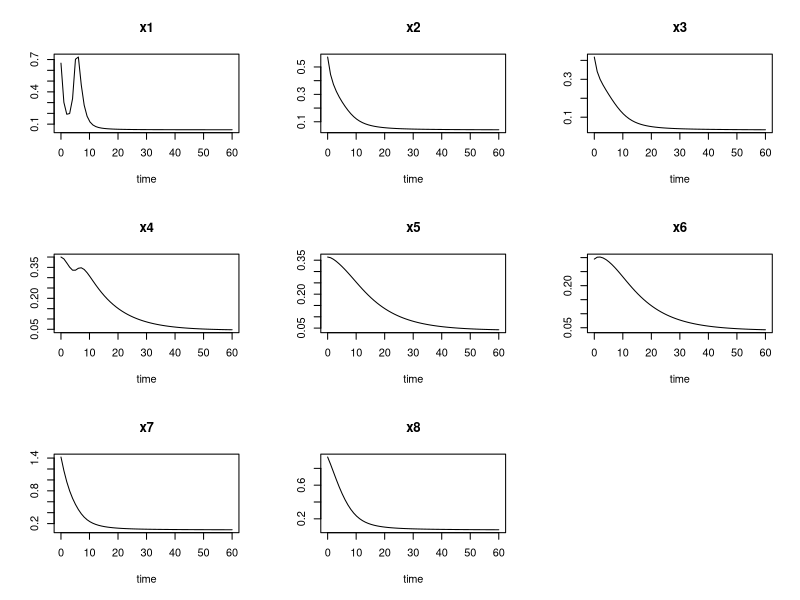

Here is the R script that generated this plot: (Note: this script raises an error after producing the figure.)
# This script generates data to test the greedy-approach dynamic elastic net
rm(list=ls())
library(deSolve)

parameters = c(  v1=1,
                   vi1=1,
                   ki1=1,
                   ni1=2,
                   ka1=1,
                   na1=2,
                   k1=1,
                   v2=1,
                   ki2=1,
                   ni2=2,
                   ka2=1,
                   na2=2,
                   k2=1,
                   v3=1,
                   ki3=1,
                   ni3=2,
                   ka3=1,
                   na3=2,
                   k3=1,
                   v4=0.1,
                   k4=1,
                   k4k=0.1,
                   v5=0.1,
                   k5=1,
                   k5k=0.1,
                   v6=0.1,
                   k6=1,
                   k6k=0.1,
                   kcat1=1,
                   km1=1,
                   km2=1,
                   kcat2=1,
                   km3=1,
                   km4=1,
                   kcat3=1,
                   km5=1,
                   km6=1,
                   p=0.05,
                   s=0.1)

x0 = c(0.66667,0.57254,0.41758,0.4,0.36409,0.29457,1.419,0.93464)


Model <- function(t,x,parameters) {
  with (as.list(parameters),{
    
    dx1 = v1/(1+(p/ki1)*ni1+(ka1/s)*na1)-k1*x[1]
    dx2 = v2/(1+(p/ki2)*ni2+(ka2/x7)*na2)-k2*x[2]
    dx3 = v3/(1+(p/ki3)*ni3+(ka3/x8)*na3)-k3*x[3] 
    dx4 = (v4*x[1])/(k4+x[1])-k4k*x[4]
    dx5 = (v5*x[2])/(k5+x[2])-k5k*x[5]
    dx6 = (v6*x[2])/(k6+x[3])-k6k*x[6]
    dx7 = (kcat1*x[4]*(1/km1)*(s-x[7]))/(1+(s/km1)+(x[7]/km2))-(kcat2*x[5]*(1/km3)*(x[7]-x[8]))/(1+(x[7]/km3)+(x[8]/km4))
    dx8 = (kcat2*x[5]*(1/km3)*(x[7]-x[8]))/(1+(x[7]/km3)+(x[8]/km4))-(kcat3*x[6]*(1/km5)*(x[8]-p))/(1+(x[8]/km5)+(p/km6))
    
    list(c(dx1,dx2,dx3,dx4,dx5,dx6,dx7,dx8))
  })
}


uvbMeasure <- function(x) {
  
  y1 = 2*x[,5] + x[,4] + x[,8]
  y2 = 2*x[,5] + 2* x[,3] + x[,1]
  y3 = x[,6]
  y4 = x[,1]
  y5 = x[,4]
  
  return(cbind(y1,y2,y3,y4,y5))
}

t.data <- seq(0, 60, length.out = 60)
state <- c( x1 = x0[1], x2 = x0[2] , x3 = x0[3], x4 = x0[4], x5 = x0[5], x6 = x0[6], x7 = x0[7], x8 = x0[8])

Perturbation <- function(t,x1,x2,x3,x4,x5,x6,x7,x8) {
  #perturbation function
  perturbation.temp <-  1 / (1 + ( t - 5 )**2)
  
  return(perturbation.temp)
}

Lorenz <- function(t, state, parameters) {
  with(as.list(c(state, parameters)),{
    dx1 = v1/(1+(p/ki1)*ni1+(ka1/s)*na1)-k1*x1 + Perturbation(t,x1,x2,x3,x4,x5,x6,x7,x8)
    dx2 = v2/(1+(p/ki2)*ni2+(ka2/x7)*na2)-k2*x2
    dx3 = v3/(1+(p/ki3)*ni3+(ka3/x8)*na3)-k3*x3 
    dx4 = (v4*x1)/(k4+x1)-k4k*x4
    dx5 = (v5*x2)/(k5+x2)-k5k*x5
    dx6 = (v6*x2)/(k6+x3)-k6k*x6
    dx7 = (kcat1*x4*(1/km1)*(s-x7))/(1+(s/km1)+(x7/km2))-(kcat2*x5*(1/km3)*(x7-x8))/(1+(x7/km3)+(x8/km4))
    dx8 = (kcat2*x5*(1/km3)*(x7-x8))/(1+(x7/km3)+(x8/km4))-(kcat3*x6*(1/km5)*(x8-p))/(1+(x8/km5)+(p/km6))
    list(c(dx1,dx2,dx3,dx4,dx5,dx6,dx7,dx8))
  })
}

out <- ode(y = state, times = t.data, func = Lorenz, parms = parameters)

# MAke plots

plot(out)
X <- out[,-1]
meas <- uvbMeasure(X)
meas = as.data.frame(cbind(t.data,meas))
y <- meas

output <- data.frame("t" = out[,1],"x1" = out[,2], "x2" = out[,3], "x3" = out[,4], "x4" = out[,5], "x5" = out[,6], "x6" = out[,7], "x7" = out[,8], "x8" = out[,9])


sd=NULL


system.time(
  res <- sgdn(alphaStep = 500, alpha2 = 0.0001, optW = rep(1,8), x0 = x0,
              measFunc = uvbMeasure, measData = y, epsilon = 0.1, Beta = 0.8,
              parameters = parameters, modelFunc = Model, plotEstimates = TRUE, conjGrad = TRUE)
)

plot(res[[2]])

BDENode <- odeModel(func = Model, parms = parameters, times=t.data,
                    measFunc = uvbMeasure, y = x0, meas = y,custom=TRUE)


A <- BDEN(odeModel               = BDENode,
          settings               = SETTINGS,
          mcmc_component         = MCMC_component,
          loglikelihood_func     = LOGLIKELIHOOD_func,
          gibbs_update           = GIBBS_update,
          ode_sol                = ode_solv,
          lambda            = .0001,
          beta_init         = c(1,1,1,0.1),
          numbertrialsstep = 15,
          numbertrialseps  = 1000,
          numbertrialinner  = 25,
          printstatesignore =  c(1,4))
